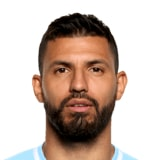
#> input picture Jogadores/Atacante/aguero.jpg, 160 x 160 px
$ python main.py Jogadores/Atacante/aguero.jpg
#> lines starting #> are read from the running program, lines starting #| are printed output that depends on the picture; after the words box and inside, x2 and y2 are one past the last pixel; in counts of white or black regions, pixels touching at a corner belong together
#> in readImage, img is the input picture: shape (160, 160, 3); mean R, G, B 202.6, 185.1, 175.7
### filter.py
'''
Authors
Lucas Yudi Sugi 				Numero USP: 9293251
Ricardo França Fernandes do Vale 	        Numero USP: 9293477

Discipline
SCC 0251 - Processamento de Imagens - 2018/1o sem - Prof. Moacir Ponti

Title
Apply the resize in an image
'''

# -*- coding: utf-8 -*-

import numpy as np
import imageio

#Size of mean filter applied in smoothing
sizeMeanFilter = 3

#Size of sobel filter applied in sharpening
sizeSobelFilter = 3

#Size of log filter applied in sharpening
sizeLogFilter = 3

#Sigma used in Log
sigmaLog = 1.6

#Parameter that is used in gamma adjustment
gamma = 0.7

#Parameter that us used in highBoost
highBoostParameter = 2

'''
Improve the enhancement of image and convert to grayscale using histogram equalizing
img: Image that we want to calculate
'''
def histogramEqualizing(img):

    #Max pixel in image
    maxPixel = 256;

    #Creating the histogram for three channels
    histR = np.zeros(maxPixel,int)
    histG = np.zeros(maxPixel,int)
    histB = np.zeros(maxPixel,int)

    #Populating the channels
    for i in range(maxPixel):
            histR[i] =  (img[:,:,0] == i).sum()
            histG[i] =  (img[:,:,1] == i).sum()
            histB[i] =  (img[:,:,2] == i).sum()
#> after the loop, histB = 256 values, max 13123 at index 254, min 2 at index 176, mean 100; histG = 256 values, max 13353 at index 254, min 3 at index 192, mean 100; histR = 256 values, max 13163 at index 254, min 2 at index 255, mean 100

    #Accumulating pixels
    for i in range(1,maxPixel):
        histR[i] = histR[i] + histR[i-1]
        histG[i] = histG[i] + histG[i-1]
        histB[i] = histB[i] + histB[i-1]
#> after the loop, histB = 256 values from 218 to 25600; histG = 256 values from 98 to 25600; histR = 256 values from 27 to 25600

    #Dimension of image
    M = img.shape[0]
#> M = 160
    N = img.shape[1]
#> N = 160

    #Multiplicative factor
    mulFactor = (maxPixel-1)/(M*N)
#> mulFactor = 0.00996

    #New image that is equalized
    newImg = np.zeros((M,N,3), dtype=np.uint8)

    #Apply the histogram equalizer
    for i in range(maxPixel):
        sR = int(histR[i] * mulFactor)
        sG = int(histG[i] * mulFactor)
        sB = int(histB[i] * mulFactor)

        newImg[np.where(img[:,:,0]==i)] = sR
        newImg[np.where(img[:,:,1]==i)] = sG
        newImg[np.where(img[:,:,2]==i)] = sB
#> this loop made 256 passes
#> (sR, sG, sB) on passes 1 to 3: (0, 0, 2), (0, 1, 3), (0, 2, 5)
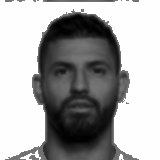
#> newImg: shape (160, 160, 3); min 0, max 254, mean 164.6

    return newImg

'''
Improve the enhancement of image using gamma adjustment
img: Image that we want to enhancement
'''
# [9 lines left out: function gammaAdjustment, not called in this run]

'''
Apply the convolution in an image
img: Image that it will be used for convolution
mask: Matrix with the mask that will be used for convolution
'''
def convolution(img,mask):

    #Extrac color channel
    imgR = img[:,:,0]
    imgG = img[:,:,1]
    imgB = img[:,:,2]

    #Image in frequency domain
    imgR = np.fft.fft2(imgR)
    imgG = np.fft.fft2(imgG)
    imgB = np.fft.fft2(imgB)

    #Filter in frequency domain
    mask = np.fft.fft2(mask)

    #Apply the convolution
    imgR = np.multiply(mask,imgR)
    imgG = np.multiply(mask,imgG)
    imgB = np.multiply(mask,imgB)

    #Get the real part
    imgR = np.real(np.fft.ifft2(imgR))
    imgG = np.real(np.fft.ifft2(imgG))
    imgB = np.real(np.fft.ifft2(imgB))

    #Normalizing
    imgR = np.uint8(((imgR-imgR.min())/(imgR.max()-imgR.min()))*255)
    imgG = np.uint8(((imgG-imgG.min())/(imgG.max()-imgG.min()))*255)
    imgB = np.uint8(((imgB-imgB.min())/(imgB.max()-imgB.min()))*255)

    #Image with result
    imgResult = np.zeros([img.shape[0],img.shape[1],3],dtype=np.uint8)
    imgResult[:,:,0] = imgR
    imgResult[:,:,1] = imgG
    imgResult[:,:,2] = imgB

    return imgResult

'''
Smoothing the image with mean filter
img: Image that will be smoothed
'''
def smoothing(img):

    #Dimension of image
    M = img.shape[0]
    N = img.shape[1]

    #Creating mean filter
    meanFilter = np.zeros([M,N])
    for i in range(sizeMeanFilter):
        for j in range(sizeMeanFilter):
            meanFilter[i][j] = 1/(sizeMeanFilter*sizeMeanFilter)

    return convolution(img,meanFilter)

'''
Apply the equation of log
x: Coordinate 'x' that we use for calculate log
y: Coordinate 'y' that we use for calculate log
'''
def log(x,y):
    return (-1/(np.pi*np.power(sigmaLog,4))) * (1-((np.power(x,2)+np.power(y,2))/(2*np.power(sigmaLog,2))))* (np.exp((-np.power(x,2)-np.power(y,2))/(2*np.power(sigmaLog,2))))

'''
Sharpening with laplacian of gaussian
img: Image that we use to apply log
'''
def laplacianOfGaussian(img):

    #Dimension of image
    M = img.shape[0]
#> M = 160
    N = img.shape[1]
#> N = 160

    #Create filter
    laplacianFilter = np.zeros([M,N])

    #Region that we want to populate (Calculates the limit's image)
    a = (sizeLogFilter-1/2)
    b = (sizeLogFilter-1/2)

    #Populating mask
    for i in range(sizeLogFilter):
        for j in range(sizeLogFilter):
            laplacianFilter[i][j] = log(i-a,j-b)

    return convolution(img,laplacianFilter)

'''
Sharpening with high boost
img: Image that we use to apply high boost
'''
# [10 lines left out: function highBoost, not called in this run]

'''
Sharpening with sobel operator
img: Image that we use to apply the sobel operator
'''
# [24 lines left out: function sobel, not called in this run]

### resize.py
'''
Authors
Lucas Yudi Sugi 				Numero USP: 9293251
Ricardo França Fernandes do Vale 	        Numero USP: 9293477

Discipline
SCC 0251 - Processamento de Imagens - 2018/1o sem - Prof. Moacir Ponti

Title
Apply the resize in an image
'''

# -*- coding: utf-8 -*-

import numpy as np
import imageio

#Dimensions of database's image
row = 160
col = 160

'''
Resizes the image to 160x160 pixels
img: Image that we want to resize
'''
def resize(img):

    #Dimensions of image
    M = img.shape[0]
#> M = 160
    N = img.shape[1]
#> N = 160

    #Size of filter (It's proportional to 160)
    rowFilter = int(M/row)
#> rowFilter = 1
    colFilter = int(N/col)
#> colFilter = 1

    #New dimensions of cropped image
    newM = rowFilter * row
#> newM = 160
    newN = colFilter * col
#> newN = 160

    #Computes the limits of region that we want to cut
    if((M-newM)%2 == 0):
        cutRow1 = int((M-newM)/2)
#> cutRow1 = 0
        cutRow2 = cutRow1
#> cutRow2 = 0
    else:
        cutRow1 = int((M-newM)/2)
        cutRow2 = (M-newM)-cutRow1
    if((N-newN)%2 == 0):
        cutCol1 = int((N-newN)/2)
#> cutCol1 = 0
        cutCol2 = cutCol1
#> cutCol2 = 0
    else:
        cutCol1 = int((N-newN)/2)
        cutCol2 = (N-newN)-cutCol1

    #Extract image using the limits
    tempImage = img[cutRow1:M-cutRow2,cutCol1:N-cutCol2,:]

    #The result image resized
    result = np.zeros([160,160,3])

    #Reduce image
    for i in range(row):
        x = i*rowFilter
        for j in range(col):
            #Select one region for compute the mean color
            y = j*colFilter
            tempFilter = tempImage[x:x+rowFilter,y:y+colFilter]

            #Compute and set the RGB color
            result[i][j][0] = np.mean(tempFilter[:,:,0])
            result[i][j][1] = np.mean(tempFilter[:,:,1])
            result[i][j][2] = np.mean(tempFilter[:,:,2])

    #Convert for 1 byte
    result = np.uint8(result)

    return result

### segmentation.py
'''
Authors
Lucas Yudi Sugi 				            Numero USP: 9293251
Ricardo França Fernandes do Vale 	        Numero USP: 9293477

Discipline
SCC 0251 - Processamento de Imagens - 2018/1o sem - Prof. Moacir Ponti

Title
Apply the segmentation techniques
'''

# -*- coding: utf-8 -*-

import numpy as np

#Size of face
sizeFace = 101

#Size of subImage
sizeSubImage = 25

#Threshold used to compute the mask
threshold = 200

'''
Extract a sub image
img: Image that we want to extract a subImage
size: Size of subImage
'''
def extractImage(img,size):

    #Dimensions of image
#> called with size = 101
    M = img.shape[0]
    N = img.shape[1]

    #Representing the region that we want
    a = int((size-1)/2)
    b = int((size-1)/2)

    #Extract the sub image
    return np.copy(img[int((M/2))-a:int((M/2))+a+1,int((N/2))-b:int((N/2))+b+1])
#> call 2 of extractImage, with size = 25
#> in extractImage (call 2), `return np.copy(img[int((M/2))-a:int((M/2))+a+1,int((N/2))-b:int((N/2))..`:
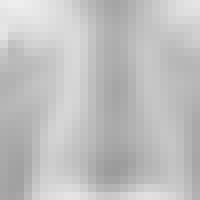
#> returned value: shape (25, 25, 3) (shown 8 times larger); min 155, max 238, mean 191.6
#> in segmentation, `meanR = np.mean(subImage[:,:,0])`: meanR = 191.6

'''
Populating the mask
mask: Mask that we want to populate
size: Size of face
face: Face that we extract from image
'''
def populateMask(mask,size,face):

    #dimensions of image
    M = mask.shape[0]
    N = mask.shape[1]

    a = int((size-1)/2)
    b = int((size-1)/2)

    #Copy the pixels from face to mask that is the same size of original image
    mask[int((M/2))-a:int((M/2))+a+1,int((N/2))-b:int((N/2))+b+1] = face

    return mask

'''
Extract the mask that select the face
img: Original image from segmentation
face: Face of person
mean: RGB values that is the mean of one region
'''
def computesMask(img,face,mean):

    #Create the matrix that is the mask
    mask = np.zeros([img.shape[0],img.shape[1],3], dtype=np.uint8)

    #Dimensions of image
    M = face.shape[0]
    N = face.shape[1]

    #Creating the mask
    for i in range(M):
        for j in range(N):
            #Distance of the pixel and the mean
            colorR = np.absolute(face[i][j][0]-mean[0])
            colorG = np.absolute(face[i][j][1]-mean[1])
            colorB = np.absolute(face[i][j][2]-mean[2])
            color = np.sum(colorR+colorG+colorB)

            #Threshold of image
            if(color < threshold):
                face[i][j] = 1
            else:
                face[i][j] = 0
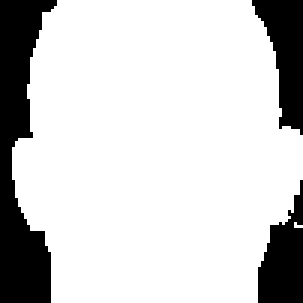
#> face: shape (101, 101, 3) (shown 3 times larger); values 0 (black) and 1 (white), 81.1% white; 3 black regions, box (x1, y1, x2, y2) and area: (0, 0, 19, 101) 1104, (84, 0, 101, 45) 435, (86, 60, 101, 101) 390

    return populateMask(mask,sizeFace,face)
#> in populateMask, `mask[int((M/2))-a:int((M/2))+a+1,int((N/2))-b:int((N/2))+b+1] = face`: mask: shape (160, 160, 3); values 0 (black) and 1 (white), 32.3% white; 2 white regions (1 under 20 px), largest, box (x1, y1, x2, y2) and area: (34, 30, 131, 131) 8268
#> `imgGrey[:,:] =  np.uint8(np.floor(0.299*img[:,:,0] + 0.587*img[:,:,1] ..`:
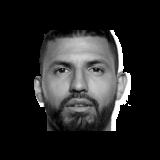
#> imgGrey: shape (160, 160); min 0, max 255, mean 37.2

'''
Apply the segmentation
img: Imagem that will be segmented
'''
def segmentation(img):

    #Extract one submatrix that has the face of person
    face = extractImage(img,sizeFace)

    #Extract one submatrix that will be used for compute the mean color
    subImage = extractImage(face,sizeSubImage)

    #Calculates the mean color for channel RGB
    meanR = np.mean(subImage[:,:,0])
    meanG = np.mean(subImage[:,:,1])
    meanB = np.mean(subImage[:,:,2])

    #Extract and return the mask
    return computesMask(img,face,[meanR,meanG,meanB])

### descriptors.py
'''
Authors
Lucas Yudi Sugi 							Numero USP: 9293251
Ricardo França Fernandes do Vale 	        Numero USP: 9293477
Discipline
SCC 0251 - Processamento de Imagens - 2018/1o sem - Prof. Moacir Ponti

Title
Processing the texture and gradient descriptors for an image
'''

import numpy as np

'''
Returns the correlation of an image based on its coocurrence matrix
img: Original image from segmentation
G: Co-ocurrence matrix
unique: vector of color intensities present on the image
'''
def coocurrence_correlation(G, unique):
	correlation = 0.0

	#Calculating mean and standard deviation values

	mean_i = mean_j = std_i = std_j = 0.0

	counter = 0
	for i in unique:
		mean_i = mean_i + (i*np.sum( G[counter, :] ))
		counter += 1

	counter = 0
	for j in unique:
		mean_j = mean_j + (j*np.sum( G[:, counter] ))
		counter += 1

	counter = 0
	for i in unique:
		std_i = std_i + (((i - mean_i)**2)*np.sum( G[counter, :] ))
		counter += 1

	counter = 0
	for i in unique:
		std_j = std_j + (((j - mean_j)**2)*np.sum( G[:, counter] ))
		counter += 1

	#Calculating correlation based on the values above
	if (std_i > 0 and std_j > 0):
		for i in range(G.shape[0]):
			for j in range(G.shape[1]):
				correlation = correlation + ((int(unique[i]) - mean_i)*(int(unique[j]) - mean_j))*G[i,j]
		correlation = correlation/(std_i*std_j)

	return correlation

'''
Extract the texture (Haralick) descriptors of the image
img: greyscale image
'''
def texture_descriptors(img):
	C = 256

	#Here it's setup the reverse mapping of the intensities of the image (to allow quick access) and the image intensities
	unique = np.unique(img)
#> unique = 249 values from 0 to 255
	intensity = np.zeros(C, dtype=np.uint8)
	for key in range(len(unique)):
		intensity[unique[key]] = key
#> after the loop, intensity = 256 values, max 248 at index 255, min 0 at index 0, mean 120.6

	#Creating the coocurrence matrix G, a sparse matrix that only will have as indexes intensities that exist in the image
	G = np.zeros([len(unique), len(unique)])
#> G: shape (249, 249) float64; every value is 0

	#Setting G values
	for i in range(img.shape[0]-1):
		for j in range(img.shape[1]-1):
			G[ intensity[img[i,j]] ][ intensity[img[i+1,j+1]] ] += 1
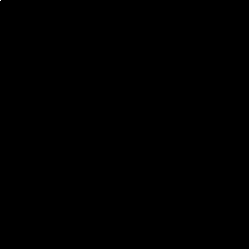
#> G: shape (249, 249) float64; min 0, max 16842, mean 0.4; drawn with min black and max white

	#normalizing G values
	G = G/np.sum(G)

	#Actual extraction of the Haralick Descriptors
	#Energy
	energy = np.sum(G**2)
#> energy = 0.444

	#Entropy
	entropy = - np.sum(G*(np.log(G+0.001)/np.log(2)))
#> entropy = 3.66

	#Contrast
	contrast = 0.0
	for i in range(G.shape[0]):
		for j in range(G.shape[1]):
			contrast = contrast + float((int(unique[i])-int(unique[j]))**2)*G[i,j]
#> after the loop, contrast = 549.6
	contrast = contrast/((C-1)**2)
#> contrast = 0.00845

	#Correlation
	correlation = coocurrence_correlation(G, unique)
#> the loop in coocurrence_correlation, `for i in unique:` made 249 passes
#> mean_i on passes 1 to 3: 0, 0.000831, 0.00368
#> after the loop in coocurrence_correlation, `for i in unique:`: counter = 249; mean_i = 37.66
#> the loop in coocurrence_correlation, `for j in unique:` made 249 passes
#> after the loop in coocurrence_correlation, `for j in unique:`: counter = 249; mean_j = 37.66
#> the loop in coocurrence_correlation, `for i in unique:` made 249 passes
#> std_i on passes 1 to 3: 955.9, 957, 958.8

	#Homogeneity
	homogeneity = 0.0
	for i in range(G.shape[0]):
		for j in range(G.shape[1]):
			homogeneity = homogeneity + G[i,j]/(abs(int(unique[i])-int(unique[j]))+1)

	#Descriptors are returned as a single vector
	return np.array([energy, entropy, contrast, correlation, homogeneity])

'''
Applying an arbitrary filter on an image, returning the new value
weights: filter
x, y: pixel position
image: image that will apply itself convolution
'''
def abritary_filter (weights, x, y, image):
	n,m = weights.shape
	sub_matrix = np.zeros(weights.shape)

	a = int((n-1)/2)
	b = int((m-1)/2)
	row = 0
	for i in range(x-a,x+a+1):
		col = 0
		for j in range(y-b,y+b+1):
			if(i < image.shape[0] and i >= 0 and j < image.shape[0] and j >= 0):
				sub_matrix[row,col] = image[i,j]
			col += 1
		row += 1

	weights_flip = np.flip(np.flip(weights, 0) ,1)

	res = np.sum(np.multiply(sub_matrix, weights_flip))

	return res

'''
Applies space domain convolution
image: greyscale image
weights: filter used in the convolution
'''
def space_domain_convolution(image, weights):
	res = np.zeros(image.shape, dtype=float)
	for i in range(image.shape[0]):
		for j in range(image.shape[1]):
			res[i,j] = abritary_filter(weights, i, j, image)
	return res

'''
Operation of the Sobel filter on an image in the space domain
image: greyscale image
'''
def sobel_operation(image):
	#Setting filters
	fx = np.array([[1.0,0.0,-1.0],[2.0,0.0,-2.0],[1.0,0.0,-1.0]])
	fy = np.array([[1.0,2.0,1.0],[0.0,0.0,0.0],[-1.0,-2.0,-1.0]])

	#New images gx and gy generated by convolution
	gx = space_domain_convolution(image, fx)
	gy = space_domain_convolution(image, fy)
#> after the loop in space_domain_convolution (call 2), `for i in range(image.shape[0]):`:
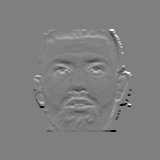
#> res: shape (160, 160) float64; min -1020, max 1020, mean 0; drawn with min black and max white

	return [gx, gy]

'''
Extract the histogram of Gradient (HOG), based on magnitude, of the image
img: greyscale image
'''
def gradient_descriptors(img):
	#Generating gx, gy
	[gx, gy] = sobel_operation(img)

	#Ignoring the edges of the image
	gx = gx[1:(gx.shape[0]-1), 1:(gx.shape[1]-1)]
	gy = gy[1:(gy.shape[0]-1), 1:(gy.shape[1]-1)]

	#Calculating magnitude
	M = np.sqrt((gx**2)+(gy**2))/np.sum(np.sqrt((gx**2)+(gy**2)))

	#Setting histogram, in which the 18 bins are divided by angles (in degreees) in an interval of 20
	#and the value added to the bins, based on magnitude
	angles = (np.arctan2(gy, gx) * 180.0 / np.pi)+180.0
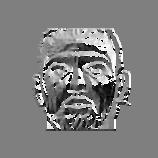
#> angles: shape (158, 158) float64; min 0.0562, max 360, mean 180.8; drawn with min black and max white
	histogram = np.zeros(18, dtype=float)
	for i in range(angles.shape[0]):
		for j in range(angles.shape[1]):
			if (angles[i,j] == 360):
				histogram[0] = histogram[0] + M[i,j]
			else:
				histogram[int(angles[i,j]/20)] = histogram[int(angles[i,j]/20)] + M[i,j]

	return histogram

### classification.py
'''
Authors
Lucas Yudi Sugi 							Numero USP: 9293251
Ricardo França Fernandes do Vale 	        Numero USP: 9293477
Discipline
SCC 0251 - Processamento de Imagens - 2018/1o sem - Prof. Moacir Ponti

Title
DWNN and KNN classification algorithm to find the class of the input picture
'''

import numpy as np

#Setting the dataset file and the default size of features and class, alongside the number of instances
data = "./dataset.txt"
lineSize = 24
datasetSize = 120

#ML algorithm parameter with value set default
sigma = 0.5

'''
Generating features and classes for the 120 instances of the dataset
'''
def generateDataset():

	#Reading dataset
	images = open(data, 'r')
#> (reads dataset.txt from the repository)
	values = images.read().split()

	#Setting features vector for all images and their classes also
	features = np.zeros([datasetSize, lineSize-1], dtype=float)
	classes = np.zeros(datasetSize, dtype=float)

	#Populating the arrays
	counter = -1
	for i in range(len(values)):

		index = i%lineSize
		if (index == 0):
			counter += 1

		if (index != lineSize-1):
			features[counter, index] = float(values[i])
		else:
			classes[counter] = float(values[i])

	return [features, classes]

'''
Applying the DWNN classification algorithm, the pourpose is returning the class receiving a set of input features
inputFeatures: input image descriptors
'''
# [15 lines left out: function dwnn, not called in this run]

'''
Applying the 1NN classification algorithm, the pourpose is returning the class receiving a set of input features
inputFeatures: input image descriptors
'''
def oneNN_nearest_neighbor(inputFeatures):

	#Getting the features and the classes of the instances
	[features, classes] = generateDataset()

	#Calculating the distances
	dist = np.zeros(features.shape[0], dtype=float)
	for i in range(features.shape[0]):
		dist[i] = np.sqrt(np.sum((inputFeatures - features[i])**2))

	#Extracting index from the distance vector which has the lower value
	index = np.nanargmin(dist)

	#Return of the lower distance class
	return classes[index]

### main.py
'''
Authors
Lucas Yudi Sugi 							Numero USP: 9293251
Ricardo França Fernandes do Vale 	        Numero USP: 9293477
Discipline
SCC 0251 - Processamento de Imagens - 2018/1o sem - Prof. Moacir Ponti

Title
Main project
'''

import numpy as np
import imageio
import sys
import matplotlib.pyplot as plt
import filter
import resize
import segmentation
import descriptors
import classification

#Read the input image
def readImage():

    #Read the name of image
    nameImage = sys.argv[1]

    #Read the image
    img = imageio.imread(nameImage)

    return img

#Called for function that reads the image
img = readImage()

#temp image that will be used for extract a mask
tmpImage = np.copy(img)

#Pre-processing - Improving the image
tmpImage = filter.smoothing(tmpImage)
tmpImage = filter.histogramEqualizing(tmpImage)

#Pre-processing - Edge enhancement
tmpImage = filter.laplacianOfGaussian(tmpImage);

#Resizes image
tmpImage = resize.resize(tmpImage)
img = resize.resize(img)

#Segmentation image
tmpImage = segmentation.segmentation(tmpImage);

#Multiplying to get segmented image
img = np.multiply(tmpImage, img)

#Converting image to greyscale to get descriptors from image
imgGrey = np.zeros([img.shape[0], img.shape[1]], dtype=np.uint8)
imgGrey[:,:] =  np.uint8(np.floor(0.299*img[:,:,0] + 0.587*img[:,:,1] + 0.114*img[:,:,2]))

#Getting descriptors from image
haralick = descriptors.texture_descriptors(imgGrey)
angleHistogram = descriptors.gradient_descriptors(imgGrey)

#Creating input features vector with the description features
inputFeatures = np.concatenate((haralick, angleHistogram), axis=0)

#Applying classification algorithm to return image class
tag = classification.oneNN_nearest_neighbor(inputFeatures)

#Showing result
if (tag == 0.0):
	print("Parabéns! Você é um ATACANTE!")
elif (tag == 1.0):
	print("Parabéns! Você é um GOLEIRO!")
elif (tag == 2.0):
	print("Parabéns! Você é um LATERAL!")
elif (tag == 3.0):
	print("Parabéns! Você é um MEIA!")
elif (tag == 4.0):
	print("Parabéns! Você é um PONTA!")
elif (tag == 5.0):
	print("Parabéns! Você é um ZAGUEIRO!")

#Write image
imageio.imwrite('out.jpg',img)
